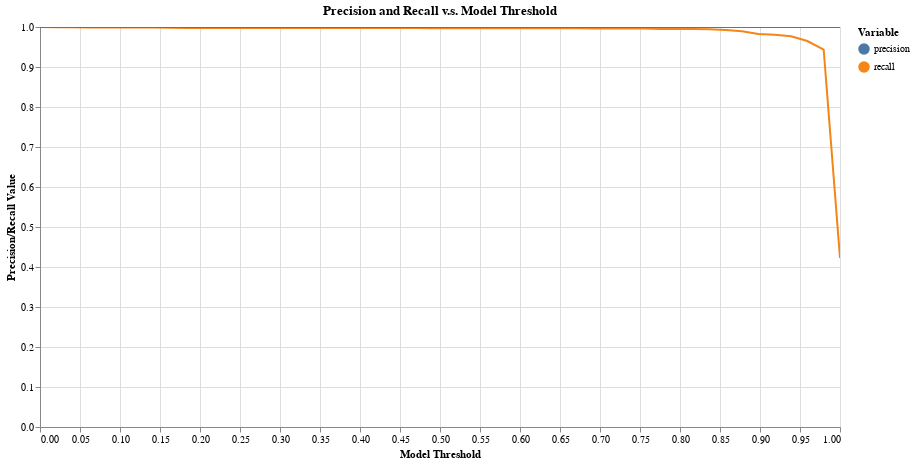

Notebook code for this chart:
### Code cell
df_eval = tutorial.evaluate_linking(
    df=df_predictions
)

tutorial.plot_precision_recall_vs_threshold(df_eval)

### Figure 1 — Vega-Lite specification as saved in the notebook (floating-point values rounded to 4 significant figures)
{"config": {"view": {"continuousWidth": 400, "continuousHeight": 300}}, "layer": [{"mark": "line", "encoding": {"color": {"type": "nominal", "field": "variable", "legend": {"title": "Variable"}}, "tooltip": [{"type": "nominal", "field": "variable"}, {"type": "quantitative", "field": "threshold"}, {"type": "quantitative", "field": "value"}], "x": {"type": "quantitative", "axis": {"title": "Model Threshold"}, "field": "threshold"}, "y": {"type": "quantitative", "axis": {"title": "Precision/Recall Value"}, "field": "value", "scale": {"domain": [0, 1]}}}, "selection": {"selector008": {"type": "interval", "bind": "scales", "encodings": ["x", "y"]}}, "title": "Precision and Recall v.s. Model Threshold"}, {"mark": "point", "encoding": {"opacity": {"value": 0}, "x": {"type": "quantitative", "field": "threshold"}}, "selection": {"selector007": {"type": "single", "nearest": true, "on": "mouseover", "fields": ["threshold"], "empty": "none"}}}, {"mark": "point", "encoding": {"color": {"type": "nominal", "field": "variable", "legend": {"title": "Variable"}}, "opacity": {"condition": {"value": 1, "selection": "selector007"}, "value": 0}, "tooltip": [{"type": "nominal", "field": "variable"}, {"type": "quantitative", "field": "threshold"}, {"type": "quantitative", "field": "value"}], "x": {"type": "quantitative", "axis": {"title": "Model Threshold"}, "field": "threshold"}, "y": {"type": "quantitative", "axis": {"title": "Precision/Recall Value"}, "field": "value", "scale": {"domain": [0, 1]}}}, "title": "Precision and Recall v.s. Model Threshold"}, {"mark": {"type": "rule", "color": "gray"}, "encoding": {"x": {"type": "quantitative", "field": "threshold"}}, "transform": [{"filter": {"selection": "selector007"}}]}, {"mark": {"type": "text", "align": "right", "dx": -10, "dy": -5, "fontWeight": 300, "lineBreak": "\n"}, "encoding": {"color": {"type": "nominal", "field": "variable", "legend": {"title": "Variable"}}, "text": {"condition": {"type": "nominal", "field": "label", "selection": "selector007"}, "value": " "}, "tooltip": [{"type": "nominal", "field": "variable"}, {"type": "quantitative", "field": "threshold"}, {"type": "quantitative", "field": "value"}], "x": {"type": "quantitative", "axis": {"title": "Model Threshold"}, "field": "threshold"}, "y": {"type": "quantitative", "axis": {"title": "Precision/Recall Value"}, "field": "value", "scale": {"domain": [0, 1]}}}, "title": "Precision and Recall v.s. Model Threshold"}], "data": {"name": "data-836f4af669c7bba35ca89ed8433e6e11"}, "height": 400, "width": 800, "$schema": "https://vega.github.io/schema/vega-lite/v4.8.1.json", "datasets": {"data-836f4af669c7bba35ca89ed8433e6e11": [{"threshold": 0.0, "label": "threshold: 0.0\nprecision: 1.0\nrecall: 1.0", "variable": "recall", "value": 1.0}, {"threshold": 0.02041, "label": "threshold: 0.02\nprecision: 1.0\nrecall: 0.999", "variable": "recall", "value": 0.9995}, {"threshold": 0.04082, "label": "threshold: 0.041\nprecision: 1.0\nrecall: 0.999", "variable": "recall", "value": 0.9995}, {"threshold": 0.06122, "label": "threshold: 0.061\nprecision: 1.0\nrecall: 0.999", "variable": "recall", "value": 0.9989}, {"threshold": 0.08163, "label": "threshold: 0.082\nprecision: 1.0\nrecall: 0.999", "variable": "recall", "value": 0.9989}, {"threshold": 0.102, "label": "threshold: 0.102\nprecision: 1.0\nrecall: 0.999", "variable": "recall", "value": 0.9989}, {"threshold": 0.1224, "label": "threshold: 0.122\nprecision: 1.0\nrecall: 0.999", "variable": "recall", "value": 0.9989}, {"threshold": 0.1429, "label": "threshold: 0.143\nprecision: 1.0\nrecall: 0.999", "variable": "recall", "value": 0.9989}, {"threshold": 0.1633, "label": "threshold: 0.163\nprecision: 1.0\nrecall: 0.998", "variable": "recall", "value": 0.9979}, {"threshold": 0.1837, "label": "threshold: 0.184\nprecision: 1.0\nrecall: 0.997", "variable": "recall", "value": 0.9973}, {"threshold": 0.2041, "label": "threshold: 0.204\nprecision: 1.0\nrecall: 0.997", "variable": "recall", "value": 0.9973}, {"threshold": 0.2245, "label": "threshold: 0.224\nprecision: 1.0\nrecall: 0.997", "variable": "recall", "value": 0.9973}, {"threshold": 0.2449, "label": "threshold: 0.245\nprecision: 1.0\nrecall: 0.997", "variable": "recall", "value": 0.9973}, {"threshold": 0.2653, "label": "threshold: 0.265\nprecision: 1.0\nrecall: 0.997", "variable": "recall", "value": 0.9973}, {"threshold": 0.2857, "label": "threshold: 0.286\nprecision: 1.0\nrecall: 0.997", "variable": "recall", "value": 0.9973}, {"threshold": 0.3061, "label": "threshold: 0.306\nprecision: 1.0\nrecall: 0.997", "variable": "recall", "value": 0.9973}, {"threshold": 0.3265, "label": "threshold: 0.327\nprecision: 1.0\nrecall: 0.997", "variable": "recall", "value": 0.9973}, {"threshold": 0.3469, "label": "threshold: 0.347\nprecision: 1.0\nrecall: 0.997", "variable": "recall", "value": 0.9973}, {"threshold": 0.3673, "label": "threshold: 0.367\nprecision: 1.0\nrecall: 0.997", "variable": "recall", "value": 0.9973}, {"threshold": 0.3878, "label": "threshold: 0.388\nprecision: 1.0\nrecall: 0.997", "variable": "recall", "value": 0.9973}, {"threshold": 0.4082, "label": "threshold: 0.408\nprecision: 1.0\nrecall: 0.997", "variable": "recall", "value": 0.9973}, {"threshold": 0.4286, "label": "threshold: 0.429\nprecision: 1.0\nrecall: 0.997", "variable": "recall", "value": 0.9973}, {"threshold": 0.449, "label": "threshold: 0.449\nprecision: 1.0\nrecall: 0.997", "variable": "recall", "value": 0.9973}, {"threshold": 0.4694, "label": "threshold: 0.469\nprecision: 1.0\nrecall: 0.997", "variable": "recall", "value": 0.9973}, {"threshold": 0.4898, "label": "threshold: 0.49\nprecision: 1.0\nrecall: 0.997", "variable": "recall", "value": 0.9968}, {"threshold": 0.5102, "label": "threshold: 0.51\nprecision: 1.0\nrecall: 0.997", "variable": "recall", "value": 0.9968}, {"threshold": 0.5306, "label": "threshold: 0.531\nprecision: 1.0\nrecall: 0.997", "variable": "recall", "value": 0.9968}, {"threshold": 0.551, "label": "threshold: 0.551\nprecision: 1.0\nrecall: 0.997", "variable": "recall", "value": 0.9968}, {"threshold": 0.5714, "label": "threshold: 0.571\nprecision: 1.0\nrecall: 0.997", "variable": "recall", "value": 0.9968}, {"threshold": 0.5918, "label": "threshold: 0.592\nprecision: 1.0\nrecall: 0.997", "variable": "recall", "value": 0.9968}, {"threshold": 0.6122, "label": "threshold: 0.612\nprecision: 1.0\nrecall: 0.997", "variable": "recall", "value": 0.9968}, {"threshold": 0.6327, "label": "threshold: 0.633\nprecision: 1.0\nrecall: 0.997", "variable": "recall", "value": 0.9968}, {"threshold": 0.6531, "label": "threshold: 0.653\nprecision: 1.0\nrecall: 0.997", "variable": "recall", "value": 0.9968}, {"threshold": 0.6735, "label": "threshold: 0.673\nprecision: 1.0\nrecall: 0.997", "variable": "recall", "value": 0.9968}, {"threshold": 0.6939, "label": "threshold: 0.694\nprecision: 1.0\nrecall: 0.996", "variable": "recall", "value": 0.9963}, {"threshold": 0.7143, "label": "threshold: 0.714\nprecision: 1.0\nrecall: 0.996", "variable": "recall", "value": 0.9963}, {"threshold": 0.7347, "label": "threshold: 0.735\nprecision: 1.0\nrecall: 0.996", "variable": "recall", "value": 0.9963}, {"threshold": 0.7551, "label": "threshold: 0.755\nprecision: 1.0\nrecall: 0.996", "variable": "recall", "value": 0.9963}, {"threshold": 0.7755, "label": "threshold: 0.776\nprecision: 1.0\nrecall: 0.995", "variable": "recall", "value": 0.9952}, {"threshold": 0.7959, "label": "threshold: 0.796\nprecision: 1.0\nrecall: 0.995", "variable": "recall", "value": 0.9952}, {"threshold": 0.8163, "label": "threshold: 0.816\nprecision: 1.0\nrecall: 0.995", "variable": "recall", "value": 0.9952}, {"threshold": 0.8367, "label": "threshold: 0.837\nprecision: 1.0\nrecall: 0.994", "variable": "recall", "value": 0.9942}, {"threshold": 0.8571, "label": "threshold: 0.857\nprecision: 1.0\nrecall: 0.993", "variable": "recall", "value": 0.9926}, {"threshold": 0.8776, "label": "threshold: 0.878\nprecision: 1.0\nrecall: 0.989", "variable": "recall", "value": 0.9894}, {"threshold": 0.898, "label": "threshold: 0.898\nprecision: 1.0\nrecall: 0.982", "variable": "recall", "value": 0.9825}, {"threshold": 0.9184, "label": "threshold: 0.918\nprecision: 1.0\nrecall: 0.981", "variable": "recall", "value": 0.9809}, {"threshold": 0.9388, "label": "threshold: 0.939\nprecision: 1.0\nrecall: 0.977", "variable": "recall", "value": 0.9767}, {"threshold": 0.9592, "label": "threshold: 0.959\nprecision: 1.0\nrecall: 0.965", "variable": "recall", "value": 0.965}, {"threshold": 0.9796, "label": "threshold: 0.98\nprecision: 1.0\nrecall: 0.943", "variable": "recall", "value": 0.9432}, {"threshold": 1.0, "label": "threshold: 1.0\nprecision: 1.0\nrecall: 0.423", "variable": "recall", "value": 0.4228}, {"threshold": 0.0, "label": "threshold: 0.0\nprecision: 1.0\nrecall: 1.0", "variable": "precision", "value": 1.0}, {"threshold": 0.02041, "label": "threshold: 0.02\nprecision: 1.0\nrecall: 0.999", "variable": "precision", "value": 1.0}, {"threshold": 0.04082, "label": "threshold: 0.041\nprecision: 1.0\nrecall: 0.999", "variable": "precision", "value": 1.0}, {"threshold": 0.06122, "label": "threshold: 0.061\nprecision: 1.0\nrecall: 0.999", "variable": "precision", "value": 1.0}, {"threshold": 0.08163, "label": "threshold: 0.082\nprecision: 1.0\nrecall: 0.999", "variable": "precision", "value": 1.0}, {"threshold": 0.102, "label": "threshold: 0.102\nprecision: 1.0\nrecall: 0.999", "variable": "precision", "value": 1.0}, {"threshold": 0.1224, "label": "threshold: 0.122\nprecision: 1.0\nrecall: 0.999", "variable": "precision", "value": 1.0}, {"threshold": 0.1429, "label": "threshold: 0.143\nprecision: 1.0\nrecall: 0.999", "variable": "precision", "value": 1.0}, {"threshold": 0.1633, "label": "threshold: 0.163\nprecision: 1.0\nrecall: 0.998", "variable": "precision", "value": 1.0}, {"threshold": 0.1837, "label": "threshold: 0.184\nprecision: 1.0\nrecall: 0.997", "variable": "precision", "value": 1.0}, {"threshold": 0.2041, "label": "threshold: 0.204\nprecision: 1.0\nrecall: 0.997", "variable": "precision", "value": 1.0}, {"threshold": 0.2245, "label": "threshold: 0.224\nprecision: 1.0\nrecall: 0.997", "variable": "precision", "value": 1.0}, {"threshold": 0.2449, "label": "threshold: 0.245\nprecision: 1.0\nrecall: 0.997", "variable": "precision", "value": 1.0}, {"threshold": 0.2653, "label": "threshold: 0.265\nprecision: 1.0\nrecall: 0.997", "variable": "precision", "value": 1.0}, {"threshold": 0.2857, "label": "threshold: 0.286\nprecision: 1.0\nrecall: 0.997", "variable": "precision", "value": 1.0}, {"threshold": 0.3061, "label": "threshold: 0.306\nprecision: 1.0\nrecall: 0.997", "variable": "precision", "value": 1.0}, {"threshold": 0.3265, "label": "threshold: 0.327\nprecision: 1.0\nrecall: 0.997", "variable": "precision", "value": 1.0}, {"threshold": 0.3469, "label": "threshold: 0.347\nprecision: 1.0\nrecall: 0.997", "variable": "precision", "value": 1.0}, {"threshold": 0.3673, "label": "threshold: 0.367\nprecision: 1.0\nrecall: 0.997", "variable": "precision", "value": 1.0}, {"threshold": 0.3878, "label": "threshold: 0.388\nprecision: 1.0\nrecall: 0.997", "variable": "precision", "value": 1.0}, {"threshold": 0.4082, "label": "threshold: 0.408\nprecision: 1.0\nrecall: 0.997", "variable": "precision", "value": 1.0}, {"threshold": 0.4286, "label": "threshold: 0.429\nprecision: 1.0\nrecall: 0.997", "variable": "precision", "value": 1.0}, {"threshold": 0.449, "label": "threshold: 0.449\nprecision: 1.0\nrecall: 0.997", "variable": "precision", "value": 1.0}, {"threshold": 0.4694, "label": "threshold: 0.469\nprecision: 1.0\nrecall: 0.997", "variable": "precision", "value": 1.0}, {"threshold": 0.4898, "label": "threshold: 0.49\nprecision: 1.0\nrecall: 0.997", "variable": "precision", "value": 1.0}, {"threshold": 0.5102, "label": "threshold: 0.51\nprecision: 1.0\nrecall: 0.997", "variable": "precision", "value": 1.0}, {"threshold": 0.5306, "label": "threshold: 0.531\nprecision: 1.0\nrecall: 0.997", "variable": "precision", "value": 1.0}, {"threshold": 0.551, "label": "threshold: 0.551\nprecision: 1.0\nrecall: 0.997", "variable": "precision", "value": 1.0}, {"threshold": 0.5714, "label": "threshold: 0.571\nprecision: 1.0\nrecall: 0.997", "variable": "precision", "value": 1.0}, {"threshold": 0.5918, "label": "threshold: 0.592\nprecision: 1.0\nrecall: 0.997", "variable": "precision", "value": 1.0}, {"threshold": 0.6122, "label": "threshold: 0.612\nprecision: 1.0\nrecall: 0.997", "variable": "precision", "value": 1.0}, {"threshold": 0.6327, "label": "threshold: 0.633\nprecision: 1.0\nrecall: 0.997", "variable": "precision", "value": 1.0}, {"threshold": 0.6531, "label": "threshold: 0.653\nprecision: 1.0\nrecall: 0.997", "variable": "precision", "value": 1.0}, {"threshold": 0.6735, "label": "threshold: 0.673\nprecision: 1.0\nrecall: 0.997", "variable": "precision", "value": 1.0}, {"threshold": 0.6939, "label": "threshold: 0.694\nprecision: 1.0\nrecall: 0.996", "variable": "precision", "value": 1.0}, {"threshold": 0.7143, "label": "threshold: 0.714\nprecision: 1.0\nrecall: 0.996", "variable": "precision", "value": 1.0}, {"threshold": 0.7347, "label": "threshold: 0.735\nprecision: 1.0\nrecall: 0.996", "variable": "precision", "value": 1.0}, {"threshold": 0.7551, "label": "threshold: 0.755\nprecision: 1.0\nrecall: 0.996", "variable": "precision", "value": 1.0}, {"threshold": 0.7755, "label": "threshold: 0.776\nprecision: 1.0\nrecall: 0.995", "variable": "precision", "value": 1.0}, {"threshold": 0.7959, "label": "threshold: 0.796\nprecision: 1.0\nrecall: 0.995", "variable": "precision", "value": 1.0}, {"threshold": 0.8163, "label": "threshold: 0.816\nprecision: 1.0\nrecall: 0.995", "variable": "precision", "value": 1.0}, {"threshold": 0.8367, "label": "threshold: 0.837\nprecision: 1.0\nrecall: 0.994", "variable": "precision", "value": 1.0}, {"threshold": 0.8571, "label": "threshold: 0.857\nprecision: 1.0\nrecall: 0.993", "variable": "precision", "value": 1.0}, {"threshold": 0.8776, "label": "threshold: 0.878\nprecision: 1.0\nrecall: 0.989", "variable": "precision", "value": 1.0}, {"threshold": 0.898, "label": "threshold: 0.898\nprecision: 1.0\nrecall: 0.982", "variable": "precision", "value": 1.0}, {"threshold": 0.9184, "label": "threshold: 0.918\nprecision: 1.0\nrecall: 0.981", "variable": "precision", "value": 1.0}, {"threshold": 0.9388, "label": "threshold: 0.939\nprecision: 1.0\nrecall: 0.977", "variable": "precision", "value": 1.0}, {"threshold": 0.9592, "label": "threshold: 0.959\nprecision: 1.0\nrecall: 0.965", "variable": "precision", "value": 1.0}, {"threshold": 0.9796, "label": "threshold: 0.98\nprecision: 1.0\nrecall: 0.943", "variable": "precision", "value": 1.0}, {"threshold": 1.0, "label": "threshold: 1.0\nprecision: 1.0\nrecall: 0.423", "variable": "precision", "value": 1.0}]}}
